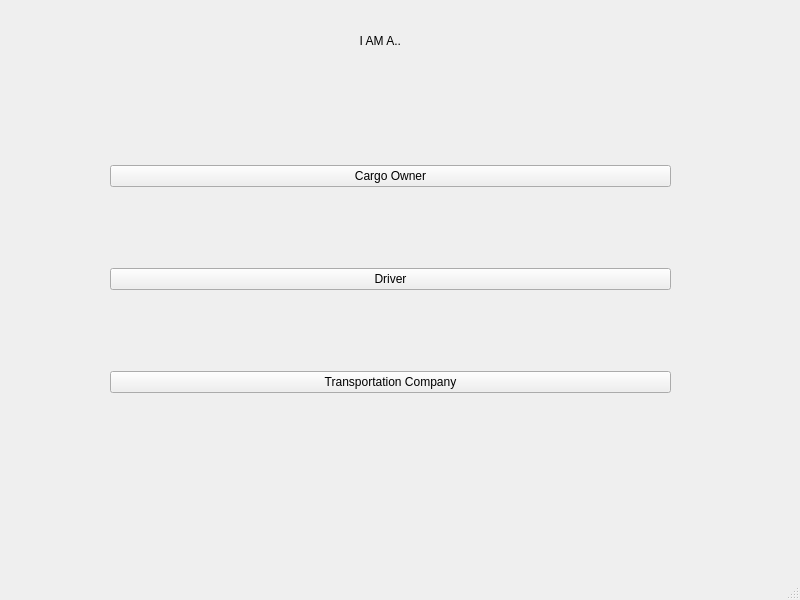
<?xml version="1.0" encoding="UTF-8"?>
<ui version="4.0">
 <class>MainWindow</class>
 <widget class="QMainWindow" name="MainWindow">
  <property name="geometry">
   <rect>
    <x>0</x>
    <y>0</y>
    <width>800</width>
    <height>600</height>
   </rect>
  </property>
  <property name="windowTitle">
   <string>MainWindow</string>
  </property>
  <widget class="QWidget" name="centralwidget">
   <widget class="QWidget" name="verticalLayoutWidget">
    <property name="geometry">
     <rect>
      <x>110</x>
      <y>90</y>
      <width>561</width>
      <height>381</height>
     </rect>
    </property>
    <layout class="QVBoxLayout" name="verticalLayout">
     <item>
      <widget class="QPushButton" name="Cargo_Owner_pushButton">
       <property name="text">
        <string>Cargo Owner</string>
       </property>
      </widget>
     </item>
     <item>
      <widget class="QPushButton" name="Driver_pushButton">
       <property name="text">
        <string>Driver</string>
       </property>
      </widget>
     </item>
     <item>
      <widget class="QPushButton" name="Transport_Company_pushButton">
       <property name="text">
        <string>Transportation Company</string>
       </property>
      </widget>
     </item>
    </layout>
   </widget>
   <widget class="QLabel" name="label">
    <property name="geometry">
     <rect>
      <x>110</x>
      <y>20</y>
      <width>561</width>
      <height>41</height>
     </rect>
    </property>
    <property name="text">
     <string>                                                                           I AM A..</string>
    </property>
   </widget>
  </widget>
  <widget class="QMenuBar" name="menubar">
   <property name="geometry">
    <rect>
     <x>0</x>
     <y>0</y>
     <width>800</width>
     <height>22</height>
    </rect>
   </property>
  </widget>
  <widget class="QStatusBar" name="statusbar"/>
 </widget>
 <resources/>
 <connections/>
</ui>
